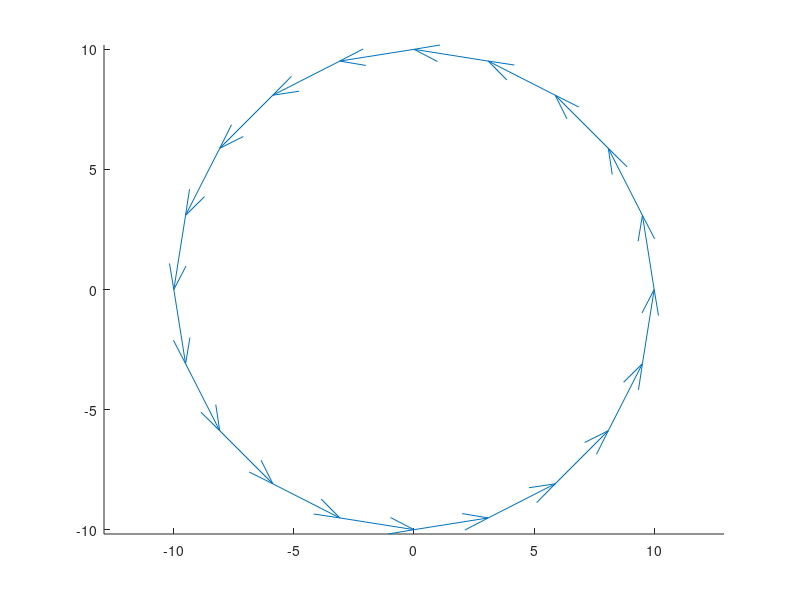
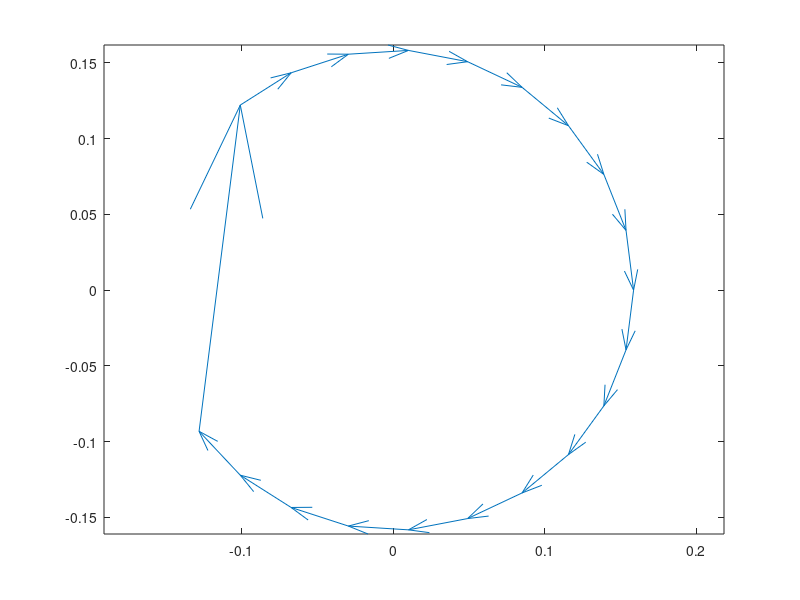
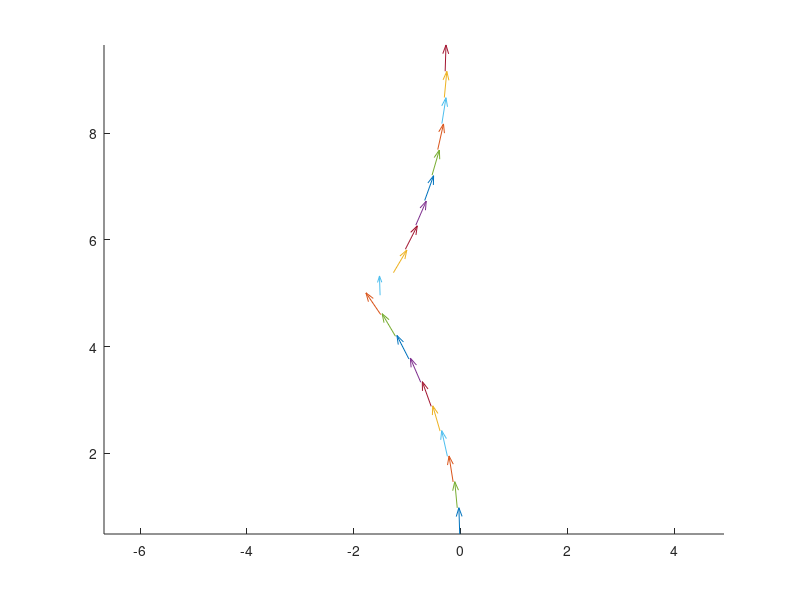

Source code (MATLAB) for these figures, in order:
clc;
clear;
range = 2 * pi;
split_count = 20;
angle = 0 : range / split_count : range;
points = 4 .* cos(angle) + 6 * i * sin(angle);
points = 10 * exp(angle * i);
hold on;
step = points(2:end) - points(1:end -1);
start_point = points(1:end - 1);
quiver(real(start_point),imag(start_point),real(step),imag(step),0);
%plot(points, '>');
axis equal;
figure;

res = conj(points);
m = -0.2;
n = m + 1;
points .^ n;
res = 1 ./ (points .^ n);
step = res(2:end) - res(1:end -1);
start_point = res(1:end - 1);
quiver(real(start_point),imag(start_point),real(step),imag(step),0);
%plot(res);
axis equal;

figure;
start_point = 0;
inte_res = [start_point];
hold on;
for i=1:length(res)-1
	point = points(i+1) - points(i);
	direct = (res(i) + res(i+1))/2;
	step = point * direct;
	start_point = start_point + step;
	inte_res = [inte_res start_point];
	quiver(real(start_point),imag(start_point),real(step),imag(step),0);
end;
inte_res;
%plot(inte_res, '<')
%plot(inte_res)
axis equal;